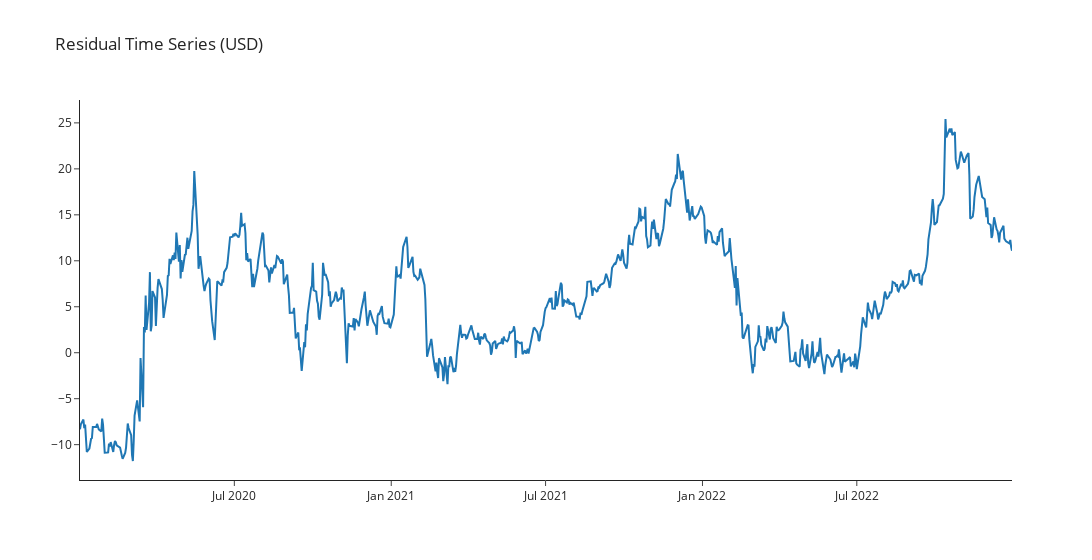

Notebook cell for this chart:
### Code cell
# Plot residuals in line chart as a time series
fig = go.Figure()
fig.add_trace(go.Scatter(x=spread.index, y=spread, name='Spread'))
fig.update_layout(title_text='Residual Time Series (USD)', template='simple_white', width=1100)
fig.show()

### Figure 1 — Plotly figure (JSON) as saved in the notebook; plotly's stock layout.template omitted (floating-point values rounded to 4 significant figures; data arrays with more than 128 entries replaced by an {"elided": "..."} marker saying what was removed)
{"data": [{"name": "Spread", "type": "scatter", "x": {"elided": "756 str values"}, "y": {"elided": "756 float values"}}], "layout": {"title": {"text": "Residual Time Series (USD)"}, "width": 1100}}
